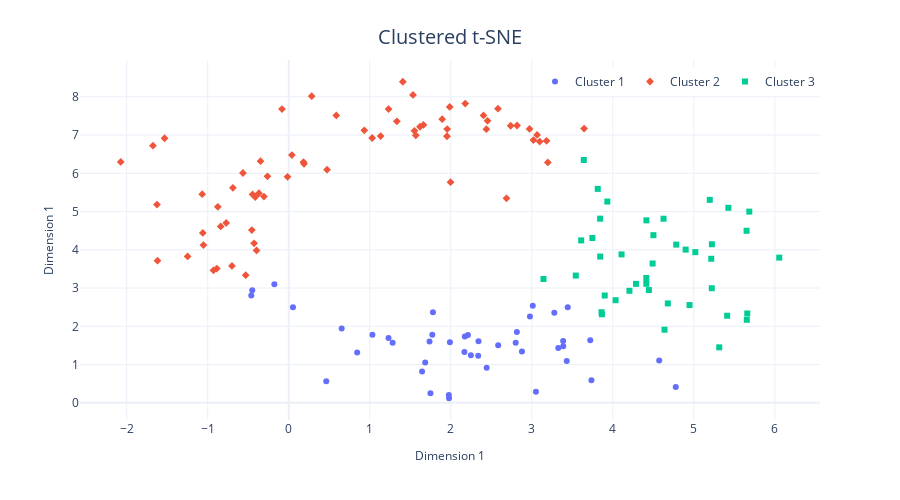

The cell this chart's notebook holds for it:
### Code cell
plot_df = pd.DataFrame(X_tsne, columns=["dim_1", "dim_2"], index=stat_df.index).reset_index()
plot_df["clusters"] = kmeans.labels_
plot_df["clusters"] = plot_df["clusters"].astype(str)

fig = px.scatter(plot_df, x="dim_1", y="dim_2", color="clusters", symbol="clusters", hover_name="LCLid")
format_plot(fig, xlabel="Dimension 1", ylabel="Dimension 1", title=f"Clustered t-SNE", font_size=12, legends=["Cluster 1", "Cluster 2", "Cluster 3"])
# fig.write_image("imgs/chapter_7/lin_reg_fimp.png")
fig.show()

### Figure 1 — Plotly figure (JSON) as saved in the notebook; plotly's stock layout.template omitted (floating-point values rounded to 4 significant figures)
{"data": [{"hovertemplate": "<b>%{hovertext}</b><br><br>clusters=2<br>dim_1=%{x}<br>dim_2=%{y}<extra></extra>", "hovertext": ["MAC000061", "MAC000062", "MAC000066", "MAC000086", "MAC000126", "MAC000154", "MAC000173", "MAC000187", "MAC000193", "MAC000201", "MAC000269", "MAC000290", "MAC000591", "MAC000662", "MAC000676", "MAC000922", "MAC001243", "MAC001288", "MAC002242", "MAC002440", "MAC002477", "MAC002653", "MAC002721", "MAC002745", "MAC004331", "MAC004338", "MAC004423", "MAC004508", "MAC004552", "MAC004584", "MAC004782", "MAC004796", "MAC004811", "MAC004849", "MAC004990", "MAC005193", "MAC005217", "MAC005300", "MAC005328", "MAC005336", "MAC005375", "MAC005521", "MAC005529"], "legendgroup": "2", "marker": {"color": "#636efa", "symbol": "circle"}, "mode": "markers", "name": "Cluster 1", "orientation": "v", "showlegend": true, "type": "scatter", "x": [2.248, 0.6531, 2.342, 1.738, 1.989, 1.772, 2.168, 1.282, -0.1776, 1.033, 2.801, 2.443, 1.978, 3.278, 1.976, 3.431, 0.463, 4.777, 0.8444, 3.012, 3.722, 1.749, 4.573, 3.736, 3.387, 1.78, 2.338, 2.173, -0.4507, 2.816, 3.327, 1.646, 3.388, 2.212, 1.684, 2.585, 2.878, 2.977, 3.444, 0.05222, 1.231, -0.4626, 3.051], "xaxis": "x", "y": [1.241, 1.945, 1.611, 1.601, 1.581, 1.777, 1.329, 1.567, 3.102, 1.779, 1.567, 0.9181, 0.119, 2.351, 0.2049, 1.092, 0.5621, 0.4161, 1.316, 2.537, 1.634, 0.2486, 1.106, 0.5871, 1.614, 2.37, 1.227, 1.736, 2.941, 1.85, 1.435, 0.8207, 1.476, 1.775, 1.051, 1.504, 1.338, 2.257, 2.497, 2.496, 1.695, 2.804, 0.2859], "yaxis": "y"}, {"hovertemplate": "<b>%{hovertext}</b><br><br>clusters=1<br>dim_1=%{x}<br>dim_2=%{y}<extra></extra>", "hovertext": ["MAC000227", "MAC000321", "MAC000633", "MAC000711", "MAC000768", "MAC000899", "MAC000948", "MAC001009", "MAC001245", "MAC001400", "MAC001511", "MAC001536", "MAC001623", "MAC001696", "MAC001728", "MAC001923", "MAC001979", "MAC002076", "MAC002148", "MAC002191", "MAC002235", "MAC002324", "MAC002432", "MAC002516", "MAC002550", "MAC002561", "MAC002735", "MAC002925", "MAC002998", "MAC003126", "MAC003157", "MAC003216", "MAC003299", "MAC003306", "MAC003363", "MAC003406", "MAC003416", "MAC003432", "MAC003457", "MAC003458", "MAC003493", "MAC003494", "MAC003534", "MAC003541", "MAC003543", "MAC003624", "MAC003641", "MAC003697", "MAC003750", "MAC003784", "MAC003836", "MAC003911", "MAC003981", "MAC004135", "MAC004278", "MAC004428", "MAC004459", "MAC004571", "MAC004676", "MAC004710", "MAC004895", "MAC004902", "MAC005008", "MAC005096", "MAC005220", "MAC005290"], "legendgroup": "1", "marker": {"color": "#EF553B", "symbol": "diamond"}, "mode": "markers", "name": "Cluster 2", "orientation": "v", "showlegend": true, "type": "scatter", "x": [-0.3977, -0.7719, -1.62, -0.6893, -1.068, -0.4137, -0.3687, -0.4466, 2.688, -1.676, -0.08344, -1.533, 1.997, -0.2629, 0.2831, 0.4728, -2.074, 1.534, -0.01499, 1.408, -0.8755, -1.061, -0.5654, 0.5869, 2.178, 1.232, 3.198, 3.645, 0.03913, -0.3485, 0.1821, 1.987, 0.9327, 3.098, 2.582, 1.894, 3.182, 1.663, 2.454, 1.334, 2.818, 3.065, 2.404, 2.739, 3.02, 2.972, 2.439, 1.134, 1.568, 1.62, 1.552, 1.956, 0.1886, -0.929, -1.627, -0.8878, -0.4555, -0.5314, 1.03, 1.953, -0.4278, -1.248, -0.7007, -0.3064, -1.053, -0.8398], "xaxis": "x", "y": [3.984, 4.702, 3.715, 5.62, 5.454, 5.38, 5.479, 5.447, 5.347, 6.721, 7.68, 6.916, 5.768, 5.922, 8.017, 6.096, 6.298, 8.05, 5.909, 8.393, 5.123, 4.44, 6.007, 7.513, 7.823, 7.679, 6.283, 7.168, 6.477, 6.316, 6.293, 7.735, 7.124, 6.828, 7.69, 7.415, 6.848, 7.265, 7.371, 7.359, 7.25, 7.003, 7.512, 7.243, 6.869, 7.16, 7.153, 6.972, 6.994, 7.217, 7.111, 7.155, 6.247, 3.463, 5.182, 3.509, 4.515, 3.337, 6.922, 6.968, 4.17, 3.826, 3.577, 5.391, 4.124, 4.612], "yaxis": "y"}, {"hovertemplate": "<b>%{hovertext}</b><br><br>clusters=0<br>dim_1=%{x}<br>dim_2=%{y}<extra></extra>", "hovertext": ["MAC000615", "MAC000751", "MAC000752", "MAC000805", "MAC000909", "MAC000910", "MAC000936", "MAC001019", "MAC001169", "MAC001230", "MAC001267", "MAC001444", "MAC001453", "MAC001475", "MAC001589", "MAC001778", "MAC001807", "MAC001823", "MAC001884", "MAC001916", "MAC001957", "MAC001985", "MAC002055", "MAC002220", "MAC002224", "MAC002322", "MAC002364", "MAC002809", "MAC002938", "MAC002968", "MAC003031", "MAC003069", "MAC003635", "MAC004079", "MAC004191", "MAC004642", "MAC004650", "MAC005065", "MAC005089", "MAC005098", "MAC005463"], "legendgroup": "0", "marker": {"color": "#00cc96", "symbol": "square"}, "mode": "markers", "name": "Cluster 3", "orientation": "v", "showlegend": true, "type": "scatter", "x": [4.034, 4.414, 5.66, 3.861, 3.866, 3.9, 4.205, 4.947, 4.286, 5.314, 4.445, 5.684, 5.215, 3.61, 5.654, 3.932, 5.223, 4.491, 4.899, 5.018, 6.054, 5.651, 4.783, 4.501, 3.843, 3.543, 5.411, 4.679, 5.197, 4.626, 5.222, 4.414, 3.642, 4.108, 3.844, 3.814, 4.415, 4.638, 5.427, 3.748, 3.144], "xaxis": "x", "y": [2.682, 3.111, 2.335, 2.368, 2.313, 2.806, 2.928, 2.555, 3.109, 1.45, 2.948, 4.998, 3.765, 4.245, 2.17, 5.262, 4.145, 3.641, 4.005, 3.938, 3.796, 4.497, 4.136, 4.382, 4.814, 3.326, 2.277, 2.598, 5.305, 4.812, 2.996, 3.263, 6.349, 3.88, 3.823, 5.592, 4.77, 1.911, 5.097, 4.307, 3.237], "yaxis": "y"}], "layout": {"autosize": false, "height": 500, "legend": {"font": {"size": 12}, "orientation": "h", "title": {}, "tracegroupgap": 0, "x": 1, "xanchor": "right", "y": 0.9, "yanchor": "bottom"}, "margin": {"t": 60}, "title": {"font": {"size": 20}, "text": "Clustered t-SNE", "x": 0.5, "xanchor": "center", "yanchor": "top"}, "width": 900, "xaxis": {"anchor": "y", "domain": [0, 1], "tickfont": {"size": 12}, "title": {"font": {"size": 12}, "text": "Dimension 1"}}, "yaxis": {"anchor": "x", "domain": [0, 1], "tickfont": {"size": 12}, "title": {"font": {"size": 12}, "text": "Dimension 1"}}}}
